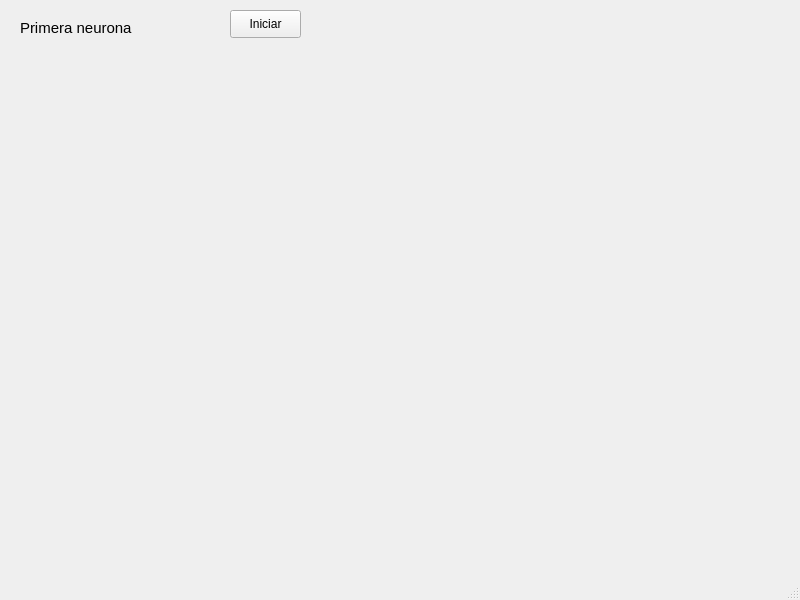
<?xml version="1.0" encoding="UTF-8"?>
<ui version="4.0">
 <class>MainWindow</class>
 <widget class="QMainWindow" name="MainWindow">
  <property name="geometry">
   <rect>
    <x>0</x>
    <y>0</y>
    <width>800</width>
    <height>600</height>
   </rect>
  </property>
  <property name="windowTitle">
   <string>MainWindow</string>
  </property>
  <widget class="QWidget" name="centralwidget">
   <widget class="QLabel" name="label">
    <property name="geometry">
     <rect>
      <x>20</x>
      <y>20</y>
      <width>151</width>
      <height>16</height>
     </rect>
    </property>
    <property name="font">
     <font>
      <pointsize>11</pointsize>
     </font>
    </property>
    <property name="text">
     <string>Primera neurona</string>
    </property>
   </widget>
   <widget class="QPushButton" name="iniciar_button">
    <property name="geometry">
     <rect>
      <x>230</x>
      <y>10</y>
      <width>71</width>
      <height>28</height>
     </rect>
    </property>
    <property name="text">
     <string>Iniciar</string>
    </property>
   </widget>
  </widget>
  <widget class="QMenuBar" name="menubar">
   <property name="geometry">
    <rect>
     <x>0</x>
     <y>0</y>
     <width>800</width>
     <height>26</height>
    </rect>
   </property>
  </widget>
  <widget class="QStatusBar" name="statusbar"/>
 </widget>
 <resources/>
 <connections/>
</ui>
